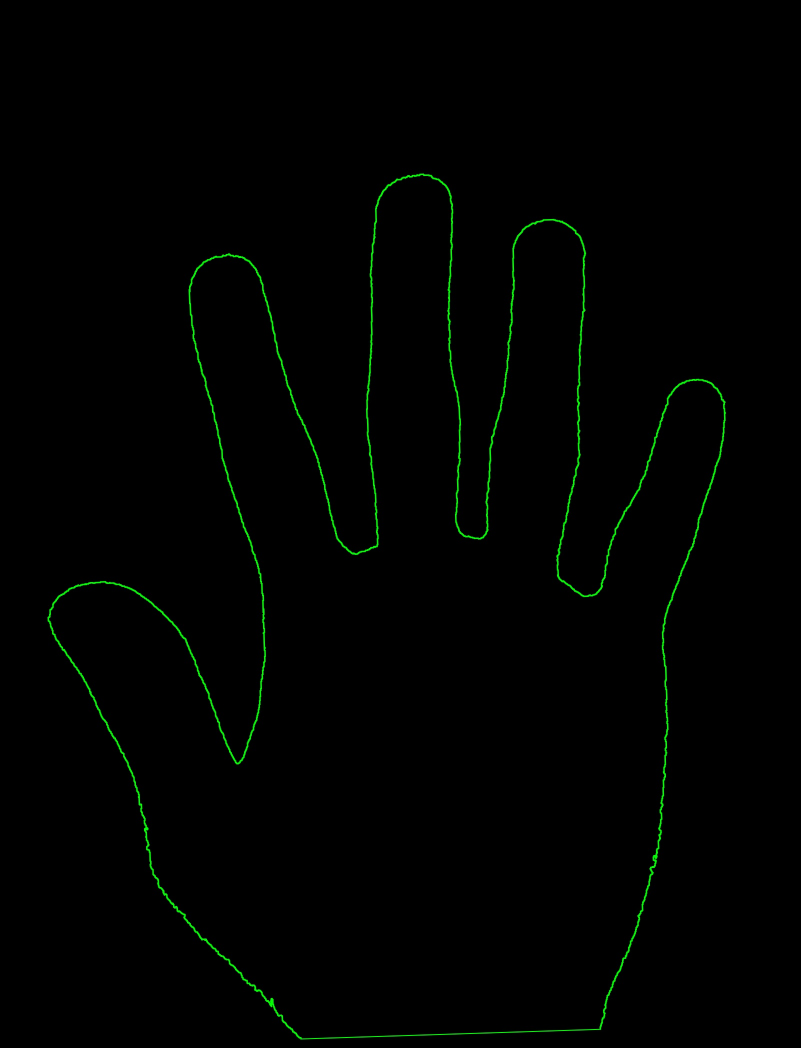
#> input picture recognize/sandbox/roi/anchor/contour.jpg, 1601 x 2096 px (shown at 1/2 size)
$ python xxx.py   (older library calls are emulated)
#> lines starting #> are read from the running program, lines starting #| are printed output that depends on the picture; after the words box and inside, x2 and y2 are one past the last pixel; in counts of white or black regions, pixels touching at a corner belong together
import cv2
import numpy as np
def calK(p0,p1):
    print(p0)
    print(p1)
    if p0[0] == p1[0]:
        print("equal")
        return 100
    if abs(p0[1] - p1[1])<20:
        return 0
    k = (p1[1]-p0[1])/(p1[0]-p0[0])
    print(k)
    return k
def roi_main(img,points):
    img = img.copy()
    top_left=(points[0][0],points[4][1])
    bottom_right = (points[7][0]+(points[6][0]-points[5][0]), int(points[0][1]-(points[5][1]-points[0][1])*1.2))
    cv2.rectangle(img,top_left, bottom_right,(255,255,0),3)
    cv2.imwrite("roi_main.jpg",img)
    out = img[top_left[1]:bottom_right[1],top_left[0]:bottom_right[0],:]
    cv2.imwrite("roi_main_out.jpg",out)
def roi_10(img, p):
    img = img.copy()
    top_left=(p[2][0],p[2*2+0][1])
    bottom_right = (p[2*2+1][0],int((p[0*2+0][1]+p[2*2+1][1])/2))
    cv2.rectangle(img,top_left, bottom_right,(255,155,0),8)
    cv2.imwrite("roi_10.jpg",img)
    out = img[top_left[1]:bottom_right[1],top_left[0]:bottom_right[0],:]
    cv2.imwrite("roi_10_out.jpg",out)

def roi_9(img, p):
    img = img.copy()
    top_left=(p[2][0],p[2*2+0][1])
    bottom_right = (p[3*2+1][0],int(p[0*2+0][1]+(-p[0*2+0][1]+p[2*2+1][1])*0.3))
    cv2.rectangle(img,top_left, bottom_right,(55,55,55),3)
    cv2.imwrite("roi_9.jpg",img)
    out = img[top_left[1]:bottom_right[1],top_left[0]:bottom_right[0],:]
    cv2.imwrite("roi_9_out.jpg",out)
def roi_7(img, p):
    img = img.copy()
    top_left=(p[2*2+1][0],p[2*2+1][1])
    bottom_right = (p[3*2+0][0],p[0*2+0][1])
    cv2.rectangle(img,top_left, bottom_right,(0,55,255),3)
    cv2.imwrite("roi_7.jpg",img)
    out = img[top_left[1]:bottom_right[1],top_left[0]:bottom_right[0],:]
    cv2.imwrite("roi_7_out.jpg",out)
img = cv2.imread('contour.jpg')
#> img is the input picture: shape (2096, 1601, 3); mean B, G, R 0.3, 2.4, 0.3
src = cv2.imread('cutout.jpg')
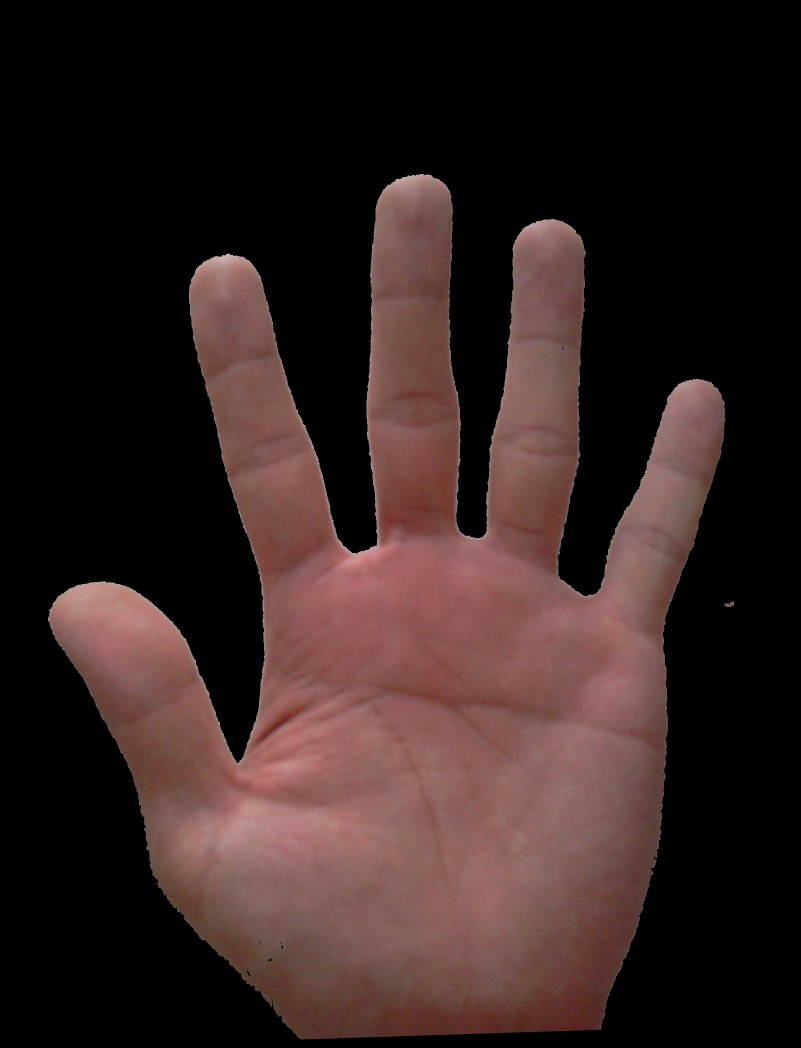
#> input picture recognize/sandbox/roi/anchor/cutout.jpg, 1601 x 2096 px (shown at 1/2 size)
#> src is the input picture: shape (2096, 1601, 3); mean B, G, R 32.6, 34.4, 50.7
img_gray = cv2.cvtColor(img,cv2.COLOR_BGR2GRAY)
ret, thresh = cv2.threshold(img_gray, 127, 255,0)
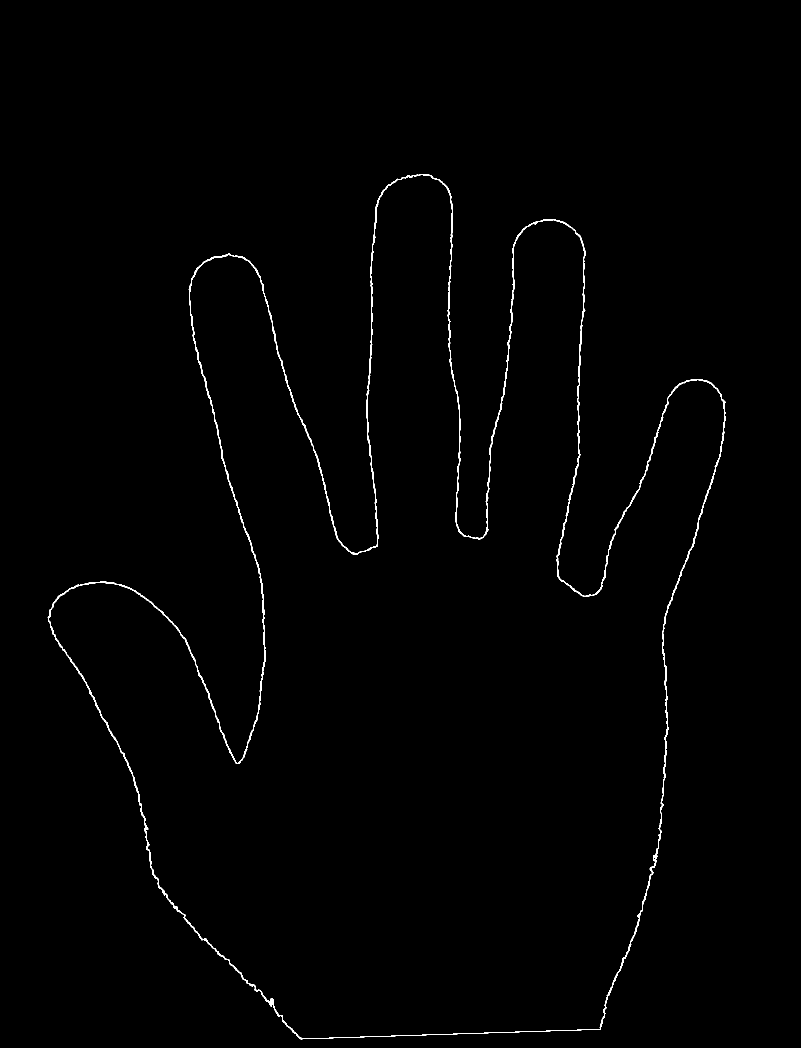
#> thresh: shape (2096, 1601) (shown at 1/2 size); 0.7% white in thin lines or dots, all inside (x1, y1, x2, y2) = (95, 348, 1451, 2079)
imt,contours,hierarchy = cv2.findContours(thresh,cv2.RETR_EXTERNAL,cv2.CHAIN_APPROX_SIMPLE)
#> contours = 1 contour; box (x1, y1, x2, y2) and area: (95, 348, 1451, 2079) 1282350
cnt = contours[0]
#> cnt = contour of 3592 points, box (x1, y1, x2, y2) (95, 348, 1451, 2079), area 1282350
hull = cv2.convexHull(cnt,returnPoints = False)  ###返回凸包的点的坐标，returnPoints = False时反馈的坐标点在轮廓描述集合中点的编号，
#> hull = 47 values, max 3591 at index 0, min 0 at index 46, mean 1797.1
defects = cv2.convexityDefects(cnt,hull) ##反馈的是Nx4的数组，第一列表示的是起点（轮廓集合中点的编号）、第二列表示的是终点（轮廓集合中点的编号）
#> defects = 44 rows, first 6: [0, 12, 9, 659], [12, 24, 22, 810], [24, 591, 243, 168983], [591, 595, 592, 343], [595, 601, 596, 191], [601, 607, 604, 275]
##第三列表示的是最远点（轮廓集合中点的编号），第四列表示的是最远点到凸轮廓的最短距离
defects = defects[:,0,:]
temp=sorted(defects,key=lambda entity:entity[3],reverse=True)
#> temp = 44 items, first 6: [24, 591, 243, 168983], [3059, 3587, 3355, 168469], [2486, 3041, 2784, 124994], [624, 1314, 1005, 120833], [2103, 2440, 2238, 15401], [1334, 1596, 1513, 10085]
points = []
for i in range(4):
    s,e,f,d = temp[i]
    far = tuple(cnt[f][0])
    number = f
    while calK(cnt[number-1,0],cnt[number,0])<1:
        number-=3
    right = number
    number = f
    while calK(cnt[number,0],cnt[number+1,0])<1:
        number+=3
    left = number
    points.append(tuple(cnt[left,0]))
    points.append(tuple(cnt[right,0]))
    cv2.circle(img,far,14,[0,0,255],-1)
    cv2.circle(img,tuple(cnt[left][0]),14,[255,255,255],-1)
    cv2.circle(img,tuple(cnt[right][0]),14,[0,255,255],-1)
    cv2.imwrite("{0}.jpg".format(i), img)
#> this loop made 4 passes
#> (s, e, f, d, far, right, left) on passes 1 to 4: (24, 591, 243, 168983, (752, 1092), 240, 279), (3059, 3587, 3355, 168469, (929, 1071), 3328, 3358), (2486, 3041, 2784, 124994, (1119, 1156), 2739, 2784), (624, 1314, 1005, 120833, (487, 1512), 1005, 1008)
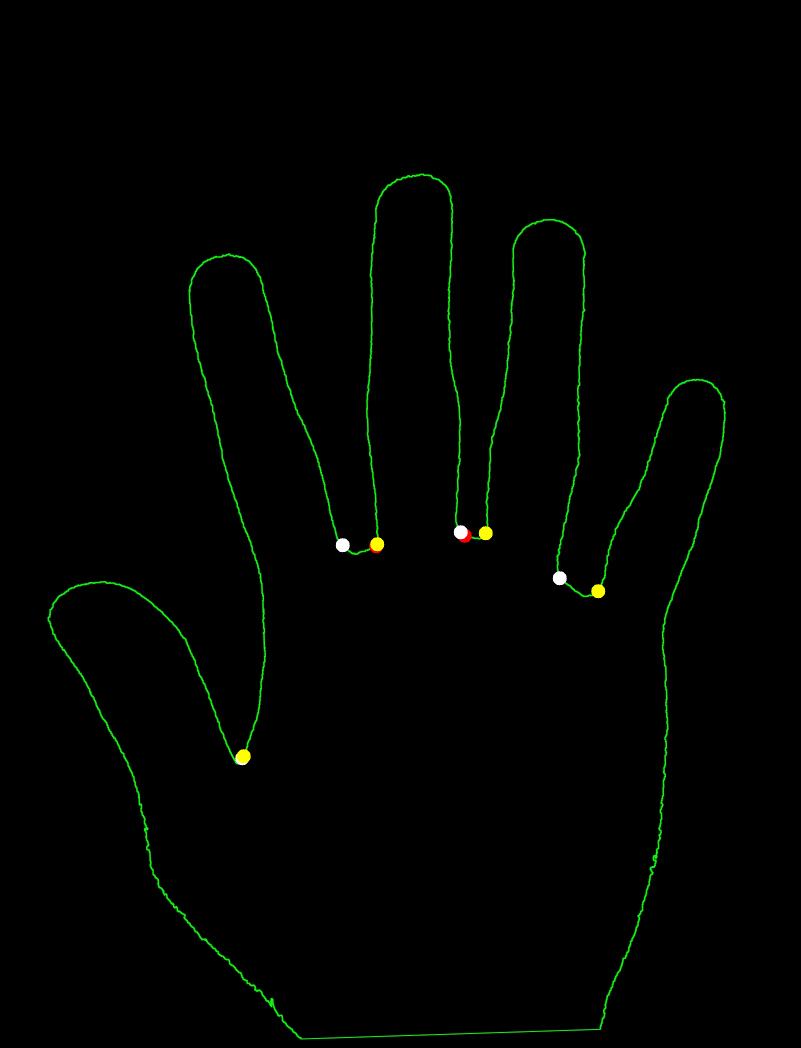
#> img: shape (2096, 1601, 3) (shown at 1/2 size); 0.14% of pixels changed, all inside (x1, y1, x2, y2) = (470, 1050, 1211, 1531)
#> after the loop, points = [(685, 1090), (754, 1088), (921, 1064), (971, 1066), (1119, 1156), (1196, 1182), (484, 1516), (487, 1512)]
points = sorted(points, key=lambda x:x[0])
#> points = [(484, 1516), (487, 1512), (685, 1090), (754, 1088), (921, 1064), (971, 1066), (1119, 1156), (1196, 1182)]
print(points)
#| [(484, 1516), (487, 1512), (685, 1090), (754, 1088), (921, 1064), (971, 1066), (1119, 1156), (1196, 1182)]
# [4 lines of commented-out code are left out]
roi_main(src,points)
#> in roi_main, `top_left=(points[0][0],points[4][1])`: top_left = (484, 1064)
#> in roi_main, `bottom_right = (points[7][0]+(points[6][0]-points[5][0]), int(points[0..`: bottom_right = (1344, 2056)
#> in roi_main, `cv2.rectangle(img,top_left, bottom_right,(255,255,0),3)`: img: shape (2096, 1601, 3); 0.55% of pixels changed, all inside (x1, y1, x2, y2) = (482, 1062, 1347, 2059)
#> in roi_main, `out = img[top_left[1]:bottom_right[1],top_left[0]:bottom_right[0],:]`:
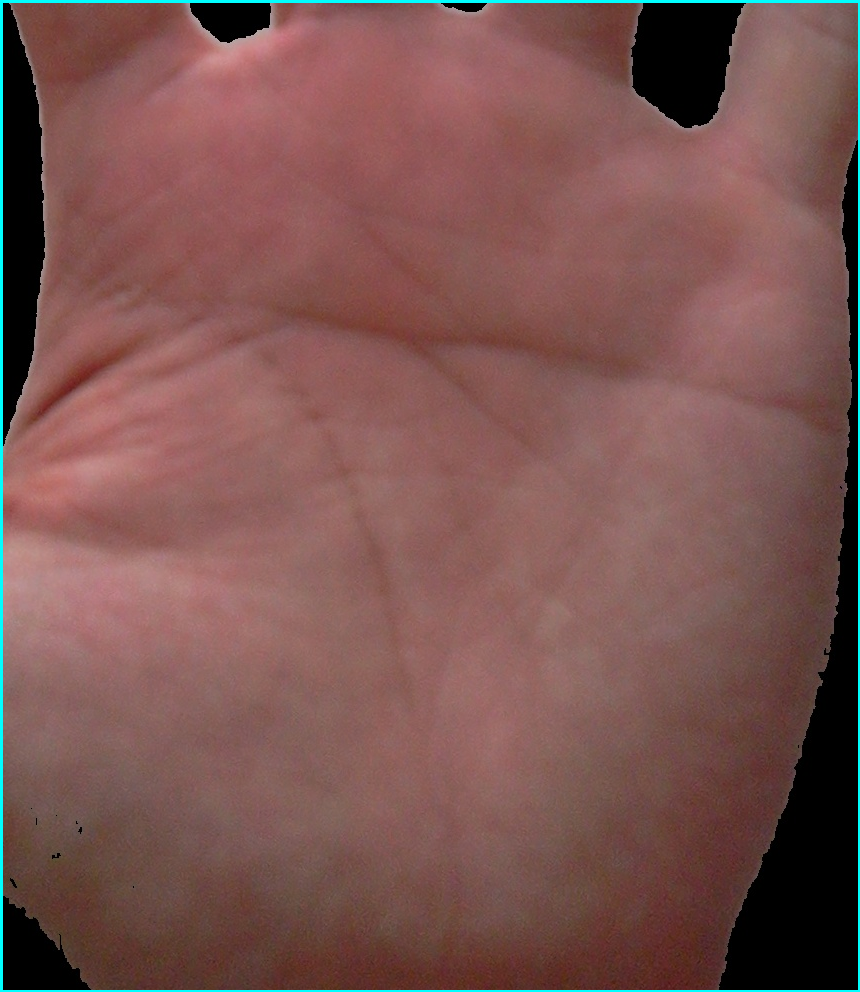
#> out: shape (992, 860, 3); mean B, G, R 81.4, 84.9, 122.8
roi_10(src,points)
#> in roi_10, `top_left=(p[2][0],p[2*2+0][1])`: top_left = (685, 1064)
#> in roi_10, `bottom_right = (p[2*2+1][0],int((p[0*2+0][1]+p[2*2+1][1])/2))`: bottom_right = (971, 1291)
#> in roi_10, `cv2.rectangle(img,top_left, bottom_right,(255,155,0),8)`: img: shape (2096, 1601, 3); 0.27% of pixels changed, all inside (x1, y1, x2, y2) = (681, 1060, 976, 1296)
#> in roi_10, `out = img[top_left[1]:bottom_right[1],top_left[0]:bottom_right[0],:]`:
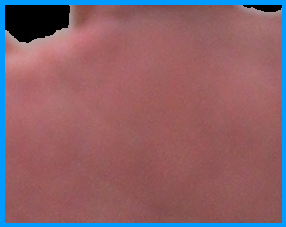
#> out: shape (227, 286, 3); mean B, G, R 104.8, 96.9, 139.8
roi_9(src,points)
#> in roi_9, `top_left=(p[2][0],p[2*2+0][1])`: top_left = (685, 1064)
#> in roi_9, `bottom_right = (p[3*2+1][0],int(p[0*2+0][1]+(-p[0*2+0][1]+p[2*2+1][1])..`: bottom_right = (1196, 1381)
#> in roi_9, `cv2.rectangle(img,top_left, bottom_right,(55,55,55),3)`: img: shape (2096, 1601, 3); 0.25% of pixels changed, all inside (x1, y1, x2, y2) = (683, 1062, 1199, 1384)
#> in roi_9, `out = img[top_left[1]:bottom_right[1],top_left[0]:bottom_right[0],:]`:
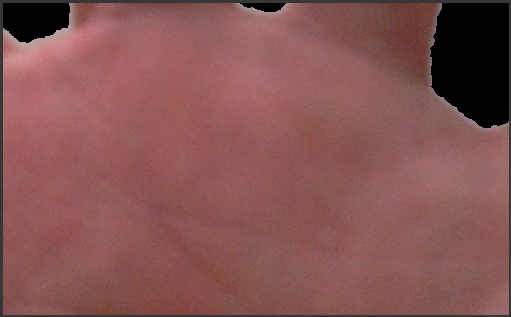
#> out: shape (317, 511, 3); mean B, G, R 83.2, 84.4, 133.2
roi_7(src,points)
#> in roi_7, `top_left=(p[2*2+1][0],p[2*2+1][1])`: top_left = (971, 1066)
#> in roi_7, `bottom_right = (p[3*2+0][0],p[0*2+0][1])`: bottom_right = (1119, 1516)
#> in roi_7, `cv2.rectangle(img,top_left, bottom_right,(0,55,255),3)`: img: shape (2096, 1601, 3); 0.18% of pixels changed, all inside (x1, y1, x2, y2) = (969, 1064, 1122, 1519)
#> in roi_7, `out = img[top_left[1]:bottom_right[1],top_left[0]:bottom_right[0],:]`:
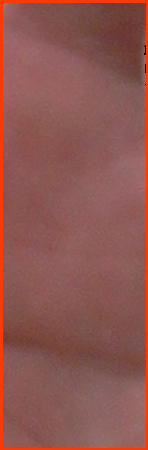
#> out: shape (450, 148, 3); mean B, G, R 81.2, 86.7, 141
